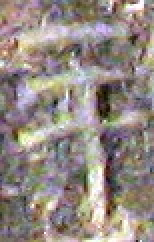
#> input picture Test/Phoenician_inscription_alanya.jpg, 77 x 121 px, found by its file name (shown 2 times larger)
$ python segment.py
#> lines starting #> are read from the running program, lines starting #| are printed output that depends on the picture; after the words box and inside, x2 and y2 are one past the last pixel; in counts of white or black regions, pixels touching at a corner belong together

import cv2
import numpy as np

# Load the image
image = cv2.imread(r'C:\Users\sim-robinnab\Desktop\Phoenician-Project-Robin_Nabhan\Test\Phoenician_inscription_alanya.jpg')
#> image is the input picture: shape (121, 77, 3); mean B, G, R 131.8, 137.4, 148.3

# Convert to grayscale
gray = cv2.cvtColor(image, cv2.COLOR_BGR2GRAY)
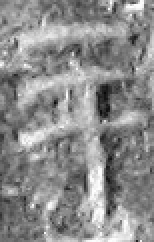
#> gray: shape (121, 77) (shown 2 times larger); min 7, max 255, mean 140

# Apply contrast stretching
clahe = cv2.createCLAHE(clipLimit=2.0, tileGridSize=(8, 8))
enhanced = clahe.apply(gray)
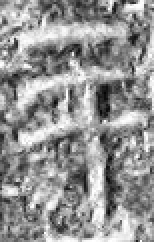
#> enhanced: shape (121, 77) (shown 2 times larger); min 4, max 255, mean 147.6

# Apply adaptive thresholding
thresh = cv2.adaptiveThreshold(enhanced, 255, cv2.ADAPTIVE_THRESH_GAUSSIAN_C, cv2.THRESH_BINARY_INV, 11, 2)
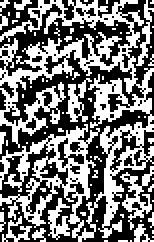
#> thresh: shape (121, 77) (shown 2 times larger); 46.6% white in thin lines or dots

# Remove noise and smooth the image
kernel = cv2.getStructuringElement(cv2.MORPH_ELLIPSE, (3, 3))
opening = cv2.morphologyEx(thresh, cv2.MORPH_OPEN, kernel, iterations=1)
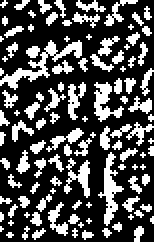
#> opening: shape (121, 77) (shown 2 times larger); 31.1% white in thin lines or dots
closing = cv2.morphologyEx(opening, cv2.MORPH_CLOSE, kernel, iterations=1)
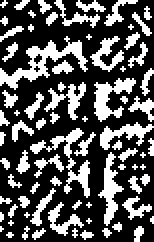
#> closing: shape (121, 77) (shown 2 times larger); 33.4% white; 78 white regions (41 under 20 px), largest, box (x1, y1, x2, y2) and area: (0, 18, 44, 45) 337, (15, 64, 45, 99) 241, (47, 39, 68, 61) 207

# Save the preprocessed image
cv2.imwrite('preprocessed_inscription.jpg', enhanced)
# Display the original and preprocessed images
cv2.imshow('Original Image', image)
cv2.imshow('Preprocessed Image', enhanced)
cv2.waitKey(0)
cv2.destroyAllWindows()

$ run again, with Test/aleph.jpg copied over Test/Phoenician_inscription_alanya.jpg
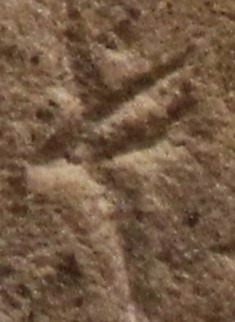
#> input picture Test/aleph.jpg, 235 x 322 px, found by its file name
#> image is the input picture: shape (322, 235, 3); mean B, G, R 67.5, 90.2, 116.8
#> `thresh = cv2.adaptiveThreshold(enhanced, 255, cv2.ADAPTIVE_THRESH_GAUS..`:
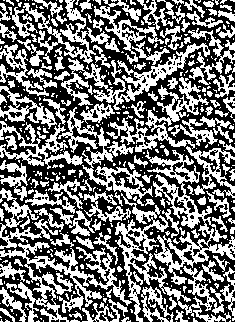
#> thresh: shape (322, 235); 46.2% white; 419 white regions (298 under 20 px), largest, box (x1, y1, x2, y2) and area: (0, 242, 132, 322) 3139, (145, 150, 235, 285) 2829, (115, 193, 231, 322) 2740
#> opening: shape (322, 235); 37.8% white; 561 white regions (246 under 20 px), largest, box (x1, y1, x2, y2) and area: (122, 43, 206, 101) 863, (84, 166, 143, 199) 521, (26, 256, 98, 286) 434
#> `closing = cv2.morphologyEx(opening, cv2.MORPH_CLOSE, kernel, iteration..`:
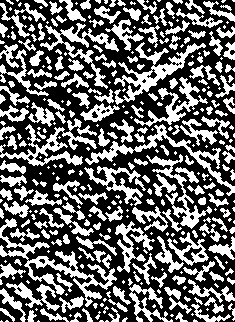
#> closing: shape (322, 235); 40.2% white; 352 white regions (151 under 20 px), largest, box (x1, y1, x2, y2) and area: (0, 218, 117, 307) 1815, (114, 42, 206, 105) 1351, (0, 118, 97, 166) 1292

$ run again, with Test/test11.jpg copied over Test/Phoenician_inscription_alanya.jpg
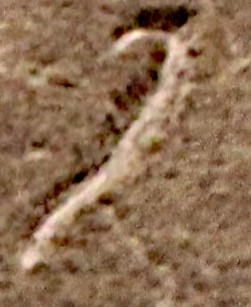
#> input picture Test/test11.jpg, 251 x 307 px, found by its file name
#> image is the input picture: shape (307, 251, 3); mean B, G, R 82.7, 110.3, 141.7
#> `thresh = cv2.adaptiveThreshold(enhanced, 255, cv2.ADAPTIVE_THRESH_GAUS..`:
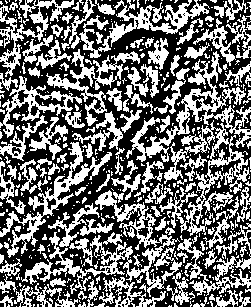
#> thresh: shape (307, 251); 44% white; 515 white regions (392 under 20 px), largest, box (x1, y1, x2, y2) and area: (21, 190, 182, 297) 3232, (126, 51, 251, 162) 2678, (159, 120, 250, 236) 2487
#> opening: shape (307, 251); 33.7% white; 560 white regions (283 under 20 px), largest, box (x1, y1, x2, y2) and area: (43, 163, 90, 215) 661, (6, 76, 73, 114) 642, (131, 117, 178, 162) 622
#> `closing = cv2.morphologyEx(opening, cv2.MORPH_CLOSE, kernel, iteration..`:
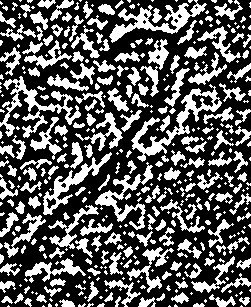
#> closing: shape (307, 251); 35.8% white; 404 white regions (193 under 20 px), largest, box (x1, y1, x2, y2) and area: (131, 84, 222, 162) 1363, (0, 76, 81, 138) 1255, (109, 0, 207, 43) 1202

$ run again, with Test/test2.jpg copied over Test/Phoenician_inscription_alanya.jpg
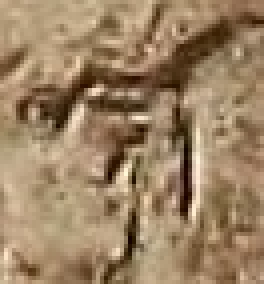
#> input picture Test/test2.jpg, 66 x 71 px, found by its file name (shown 4 times larger)
#> image is the input picture: shape (71, 66, 3); mean B, G, R 99.8, 130.2, 156.2
#> `thresh = cv2.adaptiveThreshold(enhanced, 255, cv2.ADAPTIVE_THRESH_GAUS..`:
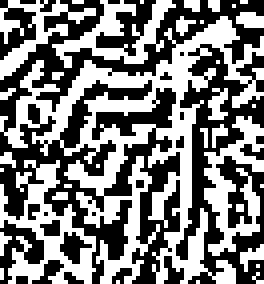
#> thresh: shape (71, 66) (shown 4 times larger); 48.7% white in thin lines or dots
#> opening: shape (71, 66); 35.5% white; 51 white regions (31 under 20 px), largest, box (x1, y1, x2, y2) and area: (9, 4, 59, 36) 288, (38, 26, 49, 57) 142, (51, 38, 65, 64) 134
#> `closing = cv2.morphologyEx(opening, cv2.MORPH_CLOSE, kernel, iteration..`:
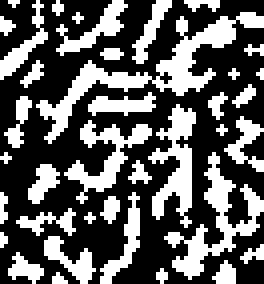
#> closing: shape (71, 66) (shown 4 times larger); 37% white; 38 white regions (21 under 20 px), largest, box (x1, y1, x2, y2) and area: (9, 3, 66, 36) 334, (41, 38, 66, 70) 215, (37, 26, 49, 57) 167
